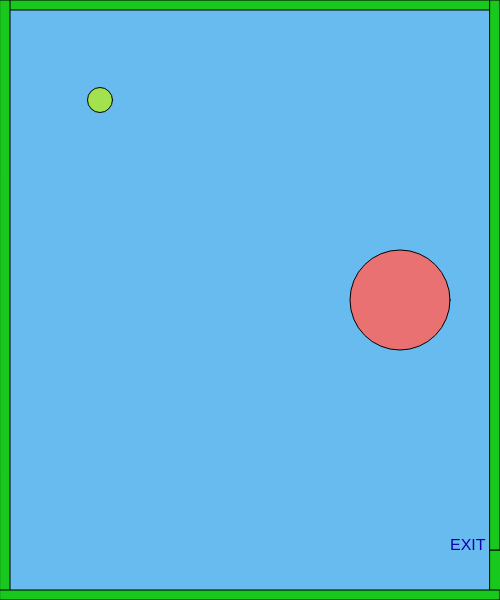
Frame 1 (no input)
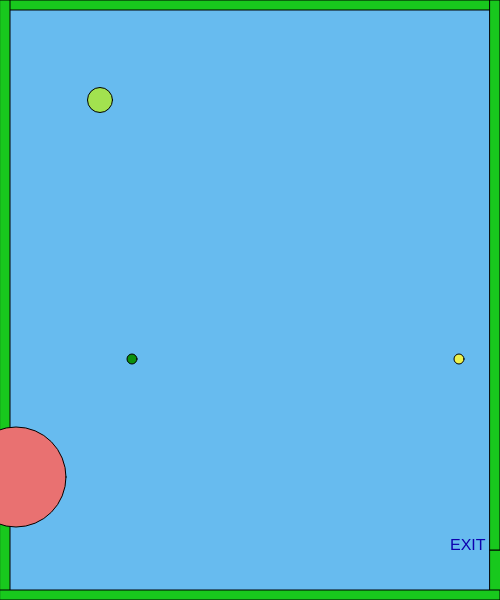
Frame 60 (no input)
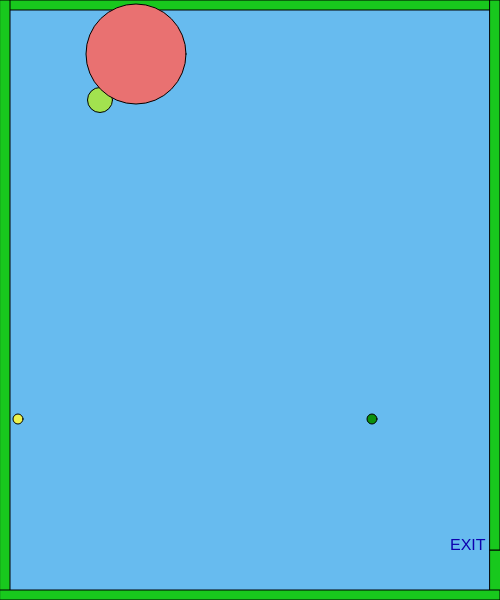
Frame 120 (the mouse pressed at the canvas centre since frame 60)

The p5.js sketch that drew these frames (run headless with seeded random() and noise() and a simulated clock; from frame 60 on, the mouse is pressed at the canvas centre):

// p5.js sketch
// ── sketch.js
//keyboard keys
var w = 87; 
var s = 83;
var a = 65;
var d = 68;
//character variables
var charY = 100
var charX = 100
//food1 variables
var food1X = 400;
var food1Y = 300;
var food1XSpeed;
var food1YSpeed;
//food2 variables
var food2X = 400;
var food2Y = 300;
var food2XSpeed;
var food2YSpeed;
//enemy variables
var badguy1X = 400;
var badguy1Y = 300;
var badguy1XSpeed;
var badguy1YSpeed;
//mouse click shapes
var mouseShapeX;
var mouseShapeY;
function mouseClicked()
{
    mouseShapeX = mouseX;
    mouseShapeY = mouseY;

}

function setup() {
  createCanvas(500, 600);
  //food random speeds
    food1XSpeed = Math.floor(Math.random() * (Math.floor(Math.random() * 5)) + 1);
    food1YSpeed = Math.floor(Math.random() * (Math.floor(Math.random() * 5)) + 1);
    food2XSpeed = Math.floor(Math.random() * (Math.floor(Math.random() * 5)) + 1);
    food2YSpeed = Math.floor(Math.random() * (Math.floor(Math.random() * 5)) + 1);
    badguy1XSpeed = Math.floor(Math.random() * (Math.floor(Math.random() * 7)) + 1);
    badguy1YSpeed = Math.floor(Math.random() * (Math.floor(Math.random() * 7)) + 1);
}

function draw() {
  background(103, 187, 239);
  fill(24, 200, 29);
  rect(490,550,50,80);
  createBorders(10);
  drawCharacter();
  controls();
  exit();
  youWon();
  drawMouseShape();
  drawFood1();
  food1Movement();
  drawFood2();
  food2Movement();
  drawBadGuy1();
  badGuy1Movement();
}
function exit()
{
  fill(14, 0, 174 );
  textSize(16);
  text("EXIT", width-50,height-50)
}
function drawMouseShape()
{
  fill(232, 85, 238);
  square(mouseShapeX, mouseShapeY, 25);
}

function youWon ()
{
  if(charX > width && charY > width-50)
    {
        fill(245, 85, 255);
        stroke(5);
        textSize(26);
        text("You Won", width/2-50, height/2-50);
    }
}
function food2Movement()
{
    food2X += food2XSpeed;
  food2Y += food2YSpeed;
  if(food2X > width)
    {
        food2X = 0;
    }
    if(food2X < 0)
    {
        food2X = width;
    }
    if(food2Y > height)
    {
        food2Y = 0;
    }
    if(food2Y < 0)
    {
        food2Y = height;
    }
}
function drawFood2()
{
  fill(237, 242, 76);
  circle(food2X, food2Y, 10);
}
function food1Movement()
{
   food1X += food1XSpeed;
  food1Y += food1YSpeed;
  if(food1X > width)
    {
        food1X = 0;
    }
    if(food1X < 0)
    {
        food1X = width;
    }
    if(food1Y > height)
    {
        food1Y = 0;
    }
    if(food1Y < 0)
    {
        food1Y = height;
    }
}

function drawFood1()
{
  fill(13,145,14);
  circle(food1X, food1Y, 10);
}

function badGuy1Movement()
{
    badguy1X += badguy1XSpeed;
  badguy1Y += badguy1YSpeed;
  if(badguy1X > width)
    {
        badguy1X = 0;
    }
    if(badguy1X < 0)
    {
        badguy1X = width;
    }
    if(badguy1Y > height)
    {
        badguy1Y = 0;
    }
    if(badguy1Y < 0)
    {
        badguy1Y = height;
    }
}

function drawBadGuy1()
{
  fill(233, 113, 113);
  circle(badguy1X, badguy1Y, 100);
}
//draw borders
function createBorders(thickness)
{
    // top border
    rect(0,0,width,thickness);
    // left border
    rect(0,0,thickness,height);
    // bottom border
    rect(0, height-thickness,width, thickness);
    // right upper border
    rect(width-thickness,0,thickness,height-50);
}
//create character
function createCharacter(x,y)
{
    charX = x;
    charY = y;
    console.log(charX);
}
//draw character function
  function drawCharacter () 
  {
  fill(162, 226, 79);
  circle(charX,charY,25);
  }
//control function
  function controls() 
  {
  if(keyIsDown(w))
    {
        charY -= 3;   
    }
    if(keyIsDown(s))
    {
        charY += 3;   
    }
    if(keyIsDown(a))
    {
        charX -= 3;   
    }
    if(keyIsDown(d))
    {
        charX += 3;   
    }
  }
